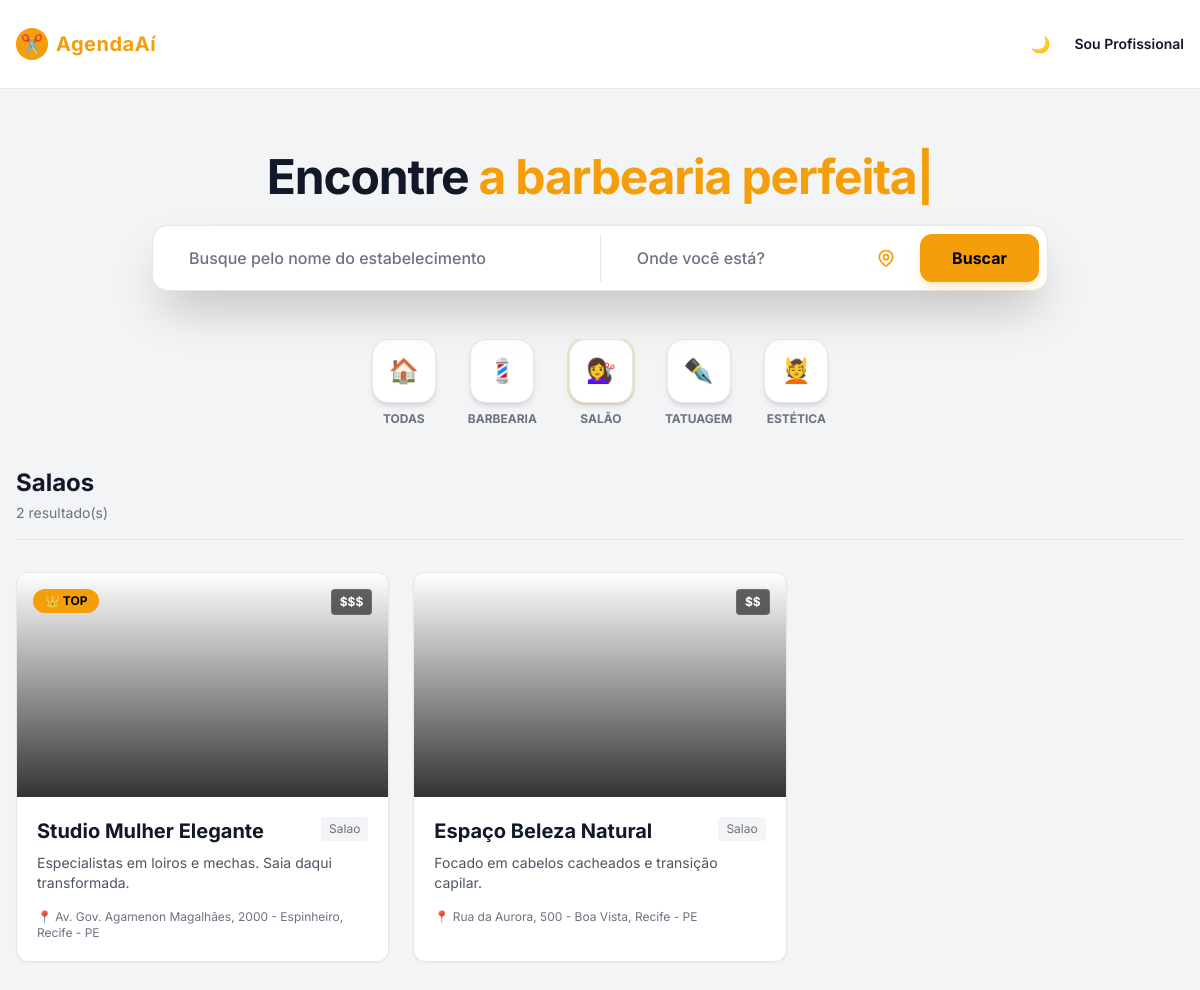
Page /index.php?cat=salao on the committed database.
### tables this page shows
CREATE TABLE `estabelecimentos` (
  `id` int(11) NOT NULL,
  `nome_fantasia` varchar(100) NOT NULL,
  `descricao_curta` varchar(255) DEFAULT NULL,
  `endereco` varchar(255) DEFAULT NULL,
  `telefone` varchar(20) DEFAULT NULL,
  `foto_capa` varchar(500) DEFAULT NULL,
  `avaliacao` decimal(2,1) DEFAULT 5.0,
  `qtd_avaliacoes` int(11) DEFAULT 0,
  `faixa_preco` enum('$','$$','$$$') DEFAULT '$$',
  `tags` varchar(255) DEFAULT NULL,
  `status_conta` enum('ativo','suspenso','inadimplente') DEFAULT 'ativo',
  `data_vencimento` date NOT NULL,
  `criado_em` timestamp NOT NULL DEFAULT current_timestamp(),
  `categoria` enum('barbearia','salao','estetica','tatuagem','spa') DEFAULT 'barbearia',
  `horario_abertura` time DEFAULT '09:00:00',
  `horario_fechamento` time DEFAULT '19:00:00',
  `dias_funcionamento` varchar(255) DEFAULT '["1","2","3","4","5","6"]',
  `horario_almoco_inicio` time DEFAULT NULL,
  `horario_almoco_fim` time DEFAULT NULL
);

### includes/functions.php (called while the page is built, shortened)
<?php
function e($string) {
    return htmlspecialchars($string ?? '', ENT_QUOTES, 'UTF-8');
}
?>

### index.php (the view, shortened to what this page needs)
<?php
require_once 'config/database.php';
require_once 'includes/functions.php';
$busca = filter_input(INPUT_GET, 'q', FILTER_SANITIZE_SPECIAL_CHARS);
$local = filter_input(INPUT_GET, 'loc', FILTER_SANITIZE_SPECIAL_CHARS);
$categoria = filter_input(INPUT_GET, 'cat', FILTER_SANITIZE_SPECIAL_CHARS);
$sql = "SELECT * FROM estabelecimentos WHERE status_conta = 'ativo'";
$params = [];
if ($categoria) {
    $sql .= " AND categoria = :categoria";
    $params['categoria'] = $categoria;
}
$sql .= " ORDER BY avaliacao DESC";
try {
    $stmt = $pdo->prepare($sql);
    $stmt->execute($params);
    $lojas = $stmt->fetchAll();
} catch (PDOException $e) {
    die("Erro na consulta: " . $e->getMessage());
}
?>
<!DOCTYPE html>
<html lang="pt-br" class="dark">
<head>
    <script src="https://cdn.tailwindcss.com"></script>
</head>
<body class="bg-light-bg text-gray-900 dark:bg-dark-bg dark:text-white font-sans selection:bg-gold selection:text-black transition-colors duration-300">
    <nav class="w-full py-6 px-4 border-b border-light-border dark:border-dark-border/50 bg-light-surface dark:bg-dark-bg sticky top-0 z-50">
        <div class="max-w-7xl mx-auto flex justify-between items-center">
            <a href="index.php" class="flex items-center gap-2">
                <div class="bg-gold text-black w-8 h-8 flex items-center justify-center rounded-full font-bold text-lg">✂️</div>
                <span class="text-gold text-xl font-bold tracking-wide">AgendaAí</span>
            </a>
            <div class="flex items-center gap-4">
                <button id="theme-toggle" class="p-2 rounded-full hover:bg-gray-200 dark:hover:bg-gray-800 transition">
                    <span id="theme-icon">☀️</span>
                </button>
                <a href="login.php" class="text-sm font-semibold hover:text-gold transition">Sou Profissional</a>
            </div>
        </div>
    </nav>
    <div class="w-full flex flex-col items-center pt-16 pb-10 px-4 text-center">
        <h1 class="text-4xl md:text-5xl font-bold mb-6 tracking-tight h-20 md:h-auto">
            Encontre <span id="typewriter" class="text-gold"></span><span class="cursor-blink text-gold">|</span>
        </h1>
        <form action="index.php" method="GET" class="w-full max-w-4xl bg-white dark:bg-dark-surface border border-gray-200 dark:border-dark-border rounded-2xl p-2 flex flex-col md:flex-row gap-2 shadow-2xl dark:shadow-black/50 relative z-10">
            <div class="flex-[1.5] flex items-center px-4 py-3 bg-transparent md:border-r border-gray-200 dark:border-dark-border">
                <input type="text" name="q" value="<?= htmlspecialchars($busca ?? '') ?>"
                       placeholder="Busque pelo nome do estabelecimento"
                       class="w-full bg-transparent focus:outline-none placeholder-gray-500 font-medium">
            </div>
            <div class="flex-1 flex items-center px-4 py-3 bg-transparent relative">
                <input type="text" name="loc" id="location-input" value="<?= htmlspecialchars($local ?? '') ?>"
                       placeholder="Onde você está?"
                       class="w-full bg-transparent focus:outline-none placeholder-gray-500 font-medium pr-8">
                <button type="button" onclick="getLocation()" title="Usar localização" class="absolute right-2 p-2 text-gold hover:bg-gray-800 rounded-full transition group">
                </button>
            </div>
            <button type="submit" class="bg-gold text-black font-bold px-8 py-3 rounded-xl hover:bg-yellow-400 transition shadow-lg shadow-gold/20">
                Buscar
            </button>
        </form>
        <div class="mt-12 w-full max-w-4xl overflow-x-auto no-scrollbar">
            <div class="flex justify-start md:justify-center gap-4 md:gap-8 px-4 min-w-max">
                <a href="index.php" class="flex flex-col items-center gap-2 group cursor-pointer">
                    <div class="w-16 h-16 rounded-2xl bg-white dark:bg-dark-surface border border-gray-200 dark:border-dark-border flex items-center justify-center text-2xl group-hover:border-gold group-hover:scale-110 transition-all shadow-md">🏠</div>
                    <span class="text-xs font-bold text-gray-500 group-hover:text-gold uppercase">Todas</span>
                </a>
                <a href="index.php?cat=barbearia" class="flex flex-col items-center gap-2 group cursor-pointer">
                    <div class="w-16 h-16 rounded-2xl bg-white dark:bg-dark-surface border border-gray-200 dark:border-dark-border flex items-center justify-center text-2xl group-hover:border-gold group-hover:scale-110 transition-all shadow-md <?= $categoria == 'barbearia' ? 'border-gold ring-2 ring-gold/20' : '' ?>">💈</div>
                    <span class="text-xs font-bold text-gray-500 group-hover:text-gold uppercase">Barbearia</span>
                </a>
                <a href="index.php?cat=salao" class="flex flex-col items-center gap-2 group cursor-pointer">
                    <div class="w-16 h-16 rounded-2xl bg-white dark:bg-dark-surface border border-gray-200 dark:border-dark-border flex items-center justify-center text-2xl group-hover:border-gold group-hover:scale-110 transition-all shadow-md <?= $categoria == 'salao' ? 'border-gold ring-2 ring-gold/20' : '' ?>">💇‍♀️</div>
                    <span class="text-xs font-bold text-gray-500 group-hover:text-gold uppercase">Salão</span>
                </a>
                <a href="index.php?cat=tatuagem" class="flex flex-col items-center gap-2 group cursor-pointer">
                    <div class="w-16 h-16 rounded-2xl bg-white dark:bg-dark-surface border border-gray-200 dark:border-dark-border flex items-center justify-center text-2xl group-hover:border-gold group-hover:scale-110 transition-all shadow-md <?= $categoria == 'tatuagem' ? 'border-gold ring-2 ring-gold/20' : '' ?>">✒️</div>
                    <span class="text-xs font-bold text-gray-500 group-hover:text-gold uppercase">Tatuagem</span>
                </a>
                <a href="index.php?cat=estetica" class="flex flex-col items-center gap-2 group cursor-pointer">
                    <div class="w-16 h-16 rounded-2xl bg-white dark:bg-dark-surface border border-gray-200 dark:border-dark-border flex items-center justify-center text-2xl group-hover:border-gold group-hover:scale-110 transition-all shadow-md <?= $categoria == 'estetica' ? 'border-gold ring-2 ring-gold/20' : '' ?>">💆</div>
                    <span class="text-xs font-bold text-gray-500 group-hover:text-gold uppercase">Estética</span>
                </a>
            </div>
        </div>
    </div>
    <div class="max-w-7xl mx-auto px-4 pb-20">
        <div class="flex items-end justify-between mb-8 border-b border-gray-200 dark:border-dark-border pb-4">
            <div>
                <h2 class="text-2xl font-bold text-gray-900 dark:text-white">
                    <?= $categoria ? ucfirst($categoria) . 's' : 'Destaques' ?>
                </h2>
                <p class="text-gray-500 text-sm mt-1">
                    <?= count($lojas) ?> resultado(s) <?= $local ? "perto de <strong>$local</strong>" : "" ?>
                </p>
            </div>
        </div>
        <?php if (count($lojas) == 0): ?>
            <div class="text-center py-20">
                <p class="text-4xl mb-4">😢</p>
                <p class="text-gray-500">Nada encontrado.</p>
                <a href="index.php" class="text-gold hover:underline">Limpar filtros</a>
            </div>
        <?php else: ?>
            <div class="grid grid-cols-1 md:grid-cols-2 lg:grid-cols-3 gap-6">
                <?php foreach ($lojas as $loja): ?>
                <a href="perfil.php?id=<?= $loja['id'] ?>" class="group block bg-white dark:bg-dark-surface rounded-xl overflow-hidden border border-gray-200 dark:border-dark-border hover:border-gold dark:hover:border-gold transition-all duration-300 shadow-sm hover:shadow-xl hover:-translate-y-1">
                    <div class="h-56 w-full bg-cover bg-center relative" style="background-image: url('<?= empty($loja['foto_capa']) ? 'assets/img/default.jpg' : $loja['foto_capa'] ?>');">
                        <div class="absolute inset-0 bg-gradient-to-t from-black/80 to-transparent"></div>
                        <div class="absolute top-4 right-4 bg-black/60 backdrop-blur-md text-white text-xs font-bold px-2 py-1 rounded border border-white/10"><?= $loja['faixa_preco'] ?></div>
                        <?php if($loja['avaliacao'] >= 4.8): ?><div class="absolute top-4 left-4 bg-gold text-black text-xs font-bold px-3 py-1 rounded-full uppercase">👑 Top</div><?php endif; ?>
                    </div>
                    <div class="p-5">
                        <div class="flex justify-between items-start">
                            <h3 class="text-xl font-bold text-gray-900 dark:text-white group-hover:text-gold transition"><?= e($loja['nome_fantasia']) ?></h3>
                            <span class="text-xs bg-gray-100 dark:bg-gray-800 text-gray-500 px-2 py-1 rounded capitalize"><?= $loja['categoria'] ?></span>
                        </div>
                        <p class="text-gray-600 dark:text-gray-400 text-sm line-clamp-2 mt-2"><?= e($loja['descricao_curta']) ?></p>
                        <div class="flex items-center gap-2 mt-4 text-xs text-gray-500">
                            <span>📍 <?= e($loja['endereco']) ?></span>
                        </div>
                    </div>
                </a>
                <?php endforeach; ?>
            </div>
        <?php endif; ?>
    </div>
</body>
</html>

### index.php (style rules this page uses)
.no-scrollbar { -ms-overflow-style: none; scrollbar-width: none; }
.cursor-blink { animation: blink 1s step-end infinite; }

### rows in the picture
estabelecimentos: faixa_preco "$$$", avaliacao "👑 TOP", nome_fantasia "Studio Mulher Elegante", categoria "Salao", descricao_curta "Especialistas em loiros e mechas. Saia daqui transformada.", endereco "Av. Gov. Agamenon Magalhães, 2000 - Espinheiro, Recife - PE"
estabelecimentos: faixa_preco "$$", nome_fantasia "Espaço Beleza Natural", categoria "Salao", descricao_curta "Focado em cabelos cacheados e transição capilar.", endereco "Rua da Aurora, 500 - Boa Vista, Recife - PE"

### other values in the picture
$categoria "Salao"
count($lojas) "2"
